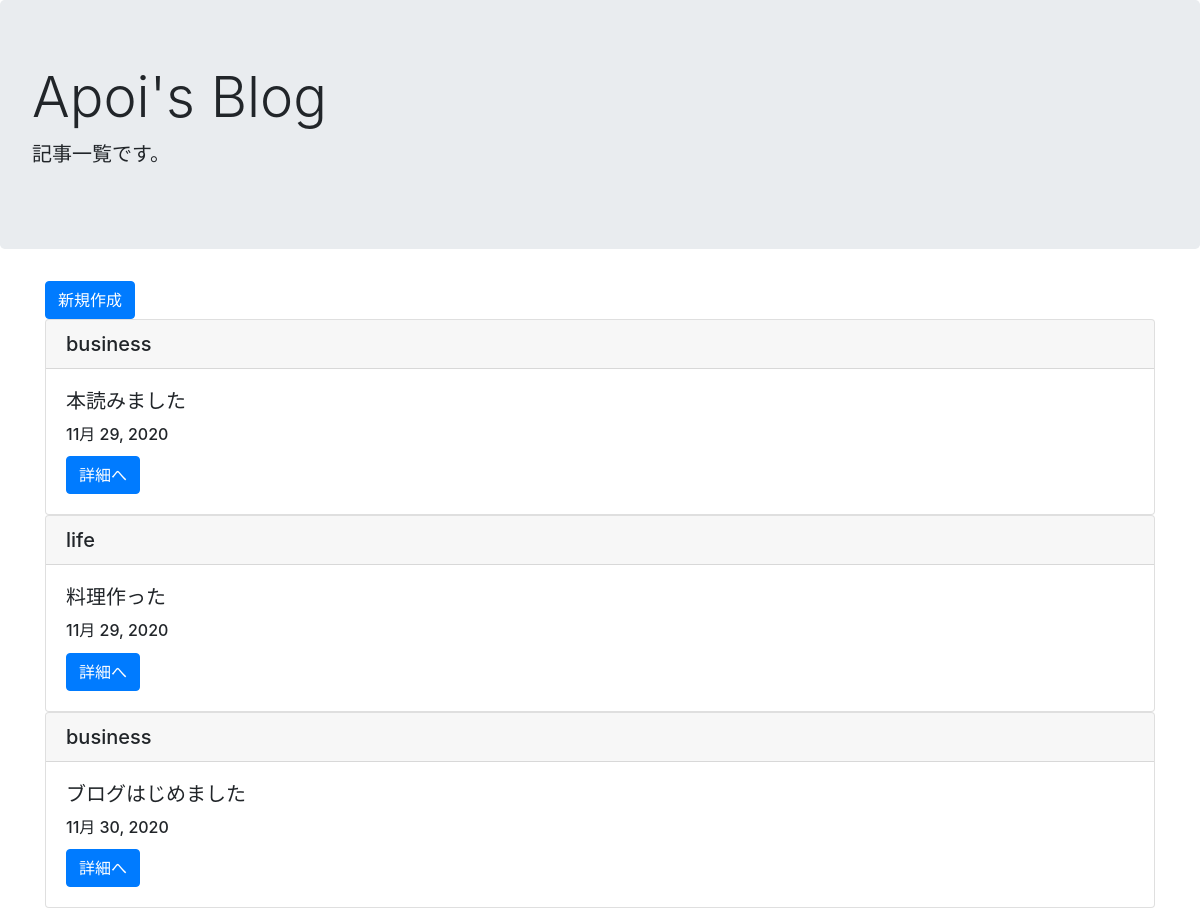
The page /list/ on the database as committed earlier.
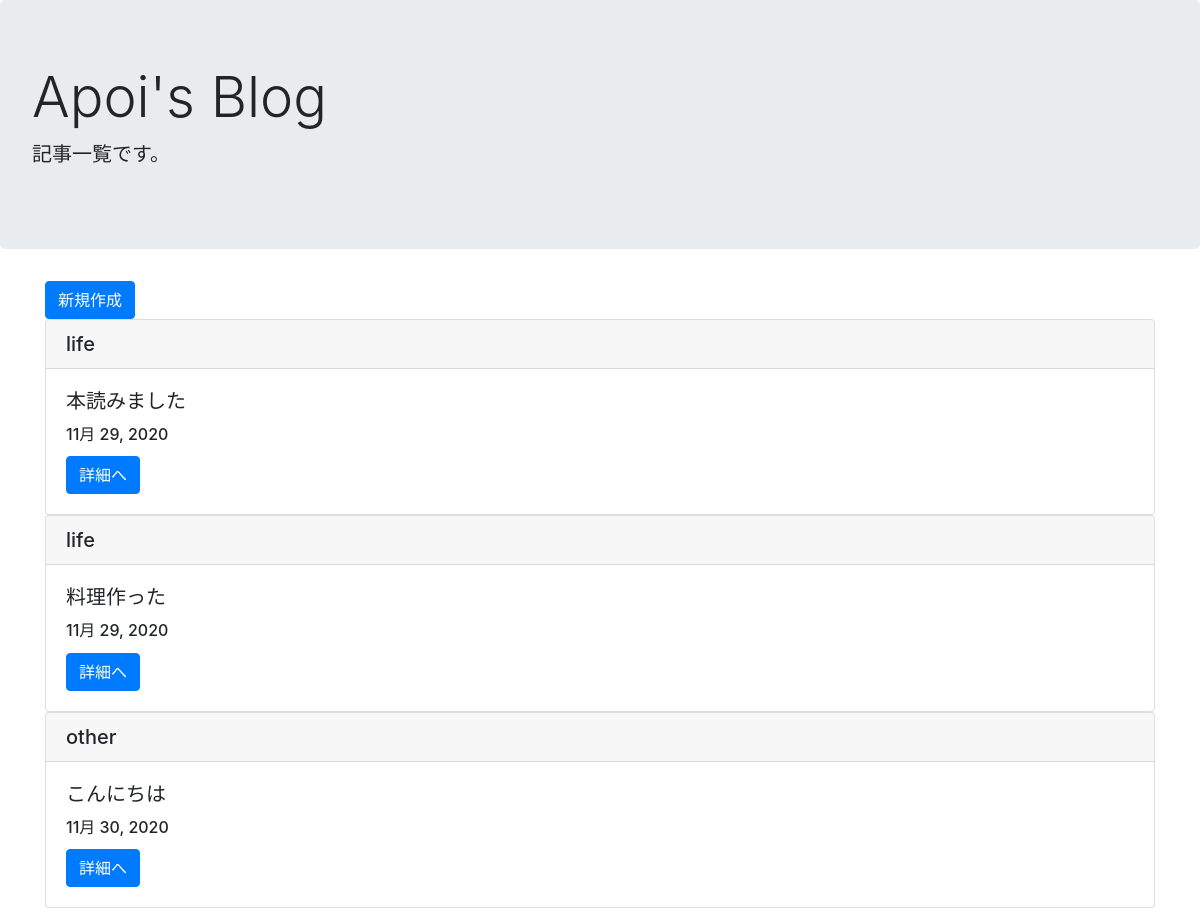
The same page on the database as committed later.
### blogpost/models.py (models this page shows, shortened)
class BlogModel(models.Model):
    title = models.CharField(max_length=255)
    content = models.TextField()
    postdate = models.DateField(auto_now_add=True)
    category = models.CharField(max_length=50, choices=CATEGORY)

### blogpost/views.py (the view)
# urls.py: path('list/', BlogListView.as_view(), name='list'),
class BlogListView(ListView):
    template_name = 'list.html'
    model = BlogModel

### templates/list.html
{% extends 'base.html' %}
{% block header %}
    <div class="jumbotron">
        <h1 class="display-4">Apoi's Blog</h1>
        <p class="lead">記事一覧です。</p>
    </div>
{% endblock %}
{% block content %}
<div class="container">
    <a href="{% url 'create' %}" class="btn btn-primary">新規作成</a><br>
    {% for item in object_list %}
        <div class="card">
            <h5 class="card-header">{{ item.category }}</h5>
            <div class="card-body">
                <h5 class="card-title">{{ item.title }}</h5>
                <h6 class="card-title">{{ item.postdate }}</h6>
                <a href="{% url 'detail' item.pk %}" class="btn btn-primary">詳細へ</a>
            </div>
        </div>
{% endfor %}
</div>
{% endblock %}

### templates/base.html (shortened to what this page needs)
<!doctype html>
<html lang="ja">
    <head>
        <link rel="stylesheet" href="https://stackpath.bootstrapcdn.com/bootstrap/4.5.0/css/bootstrap.min.css">
    </head>
    <body>
        {% block header %}
        {% endblock header %}
        {% block content %}
        {% endblock content %}
    </body>
</html>

Rows that differ between the two databases and show on the page:
removed BlogModel: category "business", title "ブログはじめました", postdate "11月 30, 2020"
changed BlogModel "本読みました": category "business" → "life"
added BlogModel: category "other", title "こんにちは", postdate "11月 30, 2020"
